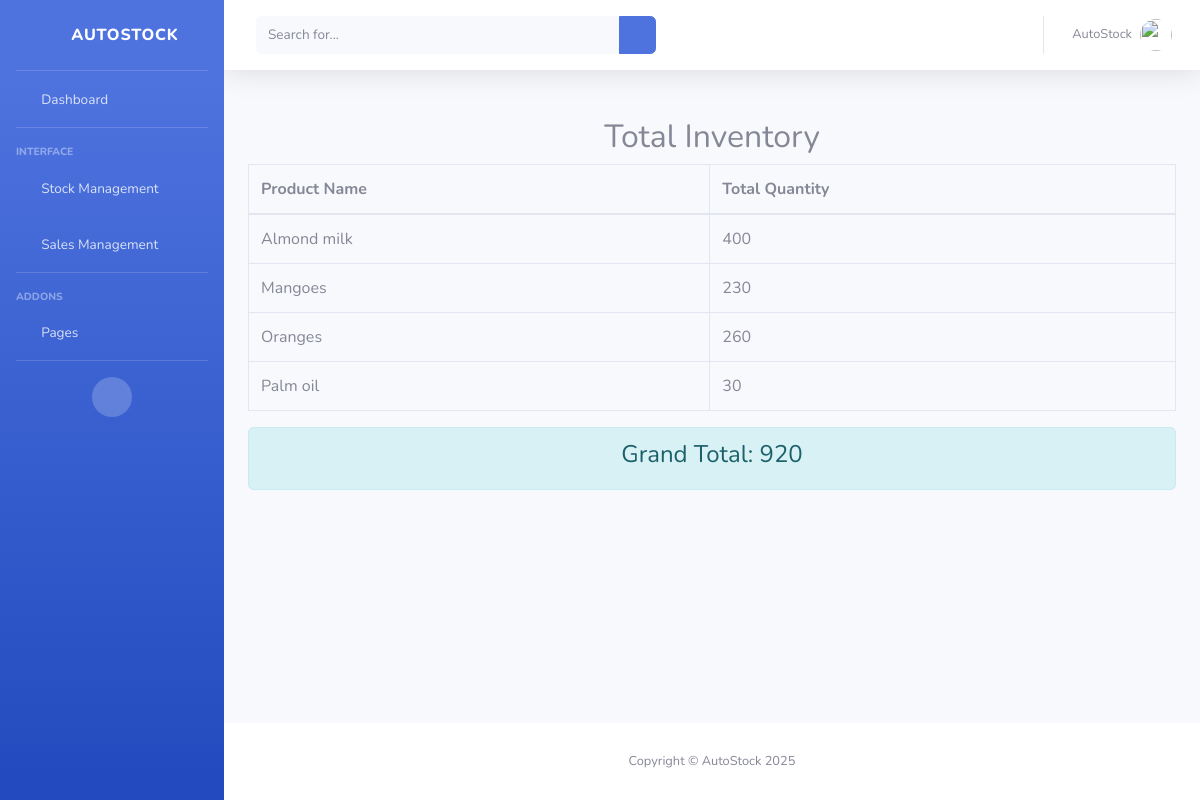
The app's page /totalstock/, older data.
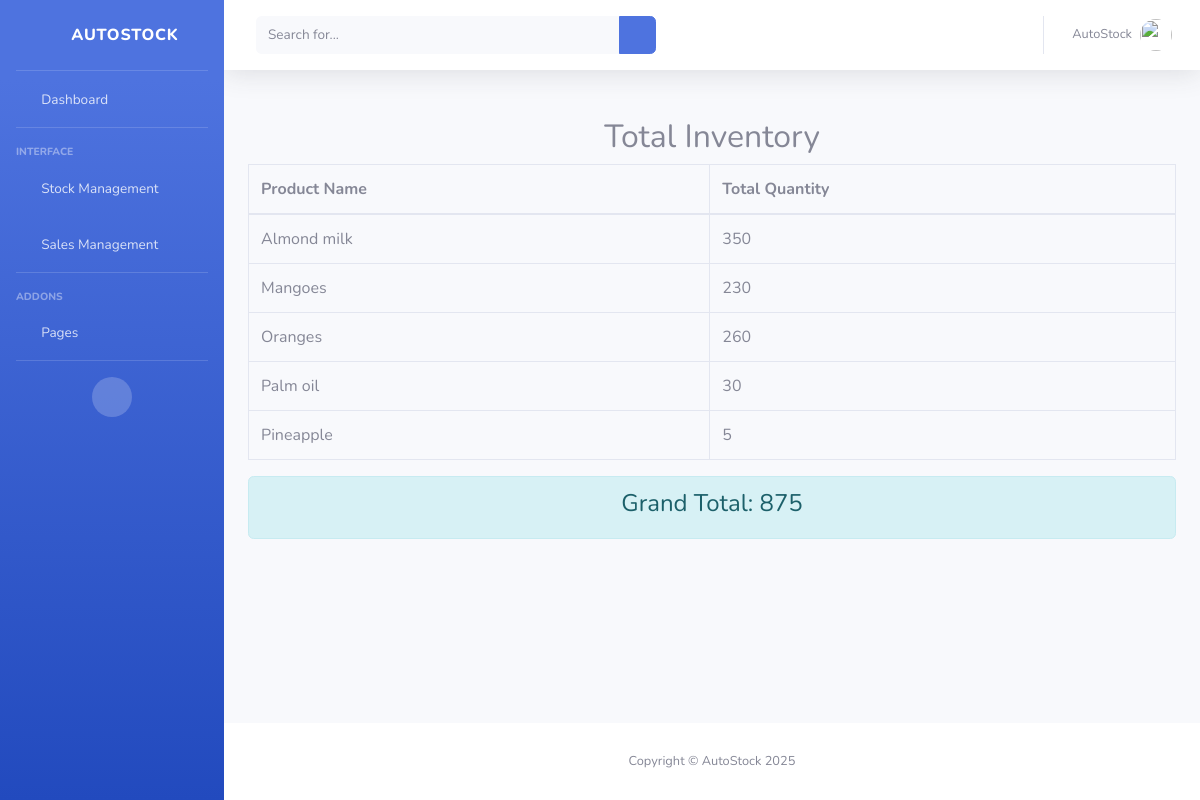
The same page, newer data.
### autoapp/models.py (models this page shows, shortened)
class Stock(models.Model):
     product = models. CharField(max_length=100)
     quantity = models.IntegerField()
     price = models.DecimalField(max_digits=12, decimal_places=2)
     buyingprice = models.DecimalField(max_digits=12, decimal_places=2, default=0.00)
     name = models.CharField(max_length=100)
     date = models.DateField(auto_now_add=True)

### autoapp/views.py (the view)
# urls.py: path('totalstock/', views.totalstock, name='totalstock'),
def totalstock(request):
    total_per_product = Stock.objects.values('product').annotate(total_quantity=Sum('quantity'))
    grand_total = Stock.objects.aggregate(grand_total=Sum('quantity'))['grand_total'] or 0
    return render(request, 'totalstock.html', {'total_per_product': total_per_product, 'grand_total': grand_total})

### template/totalstock.html (shortened to what the changed rows need)
<!DOCTYPE html>
<html lang="en">
<head>
    {% load static %}
    <link href="{% static 'vendor/fontawesome-free/css/all.min.css' %}" rel="stylesheet" type="text/css">
    <link href="{% static 'css/sb-admin-2.min.css' %}" rel="stylesheet">
    <link href="{% static 'vendor/datatables/dataTables.bootstrap4.min.css' %}" rel="stylesheet">
</head>
<body id="page-top">
    <div id="wrapper">
        <div id="content-wrapper" class="d-flex flex-column">
            <div id="content">
              <div class="container mt-5">
        <h2 class="text-center">Total Inventory</h2>
        <table class="table table-bordered">
            <thead>
                <tr>
                    <th>Product Name</th>
                    <th>Total Quantity</th>
                </tr>
            </thead>
            <tbody>
                {% for product in total_per_product %}
                <tr>
                    <td>{{ product.product }}</td>
                    <td>{{ product.total_quantity }}</td>
                </tr>
                {% endfor %}
            </tbody>
        </table>
        <div class="alert alert-info text-center">
            <h4>Grand Total: {{ grand_total }}</h4>
        </div>
    </div>
            </div>
        </div>
    </div>
</body>
</html>

Row changes from the older to the newer data that the page shows:
changed Stock "Almond milk": total_quantity "400" → "350"
added Stock: product "Pineapple", total_quantity "5"
Text that changed along with them:
{{ grand_total }}: "920" → "875"
